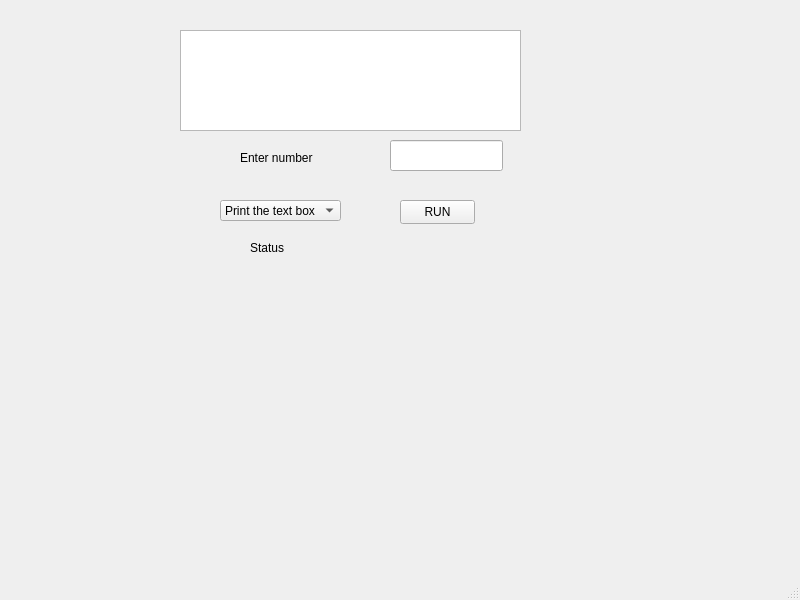
<?xml version="1.0" encoding="UTF-8"?>
<ui version="4.0">
 <class>MainWindow</class>
 <widget class="QMainWindow" name="MainWindow">
  <property name="geometry">
   <rect>
    <x>0</x>
    <y>0</y>
    <width>800</width>
    <height>600</height>
   </rect>
  </property>
  <property name="windowTitle">
   <string>MainWindow</string>
  </property>
  <widget class="QWidget" name="centralwidget">
   <widget class="QTextEdit" name="textEdit">
    <property name="geometry">
     <rect>
      <x>180</x>
      <y>30</y>
      <width>341</width>
      <height>101</height>
     </rect>
    </property>
   </widget>
   <widget class="QLabel" name="label">
    <property name="geometry">
     <rect>
      <x>240</x>
      <y>150</y>
      <width>81</width>
      <height>16</height>
     </rect>
    </property>
    <property name="text">
     <string>Enter number</string>
    </property>
   </widget>
   <widget class="QLineEdit" name="lineEdit">
    <property name="geometry">
     <rect>
      <x>390</x>
      <y>140</y>
      <width>113</width>
      <height>31</height>
     </rect>
    </property>
    <property name="text">
     <string/>
    </property>
   </widget>
   <widget class="QComboBox" name="comboBox">
    <property name="geometry">
     <rect>
      <x>220</x>
      <y>200</y>
      <width>121</width>
      <height>21</height>
     </rect>
    </property>
    <item>
     <property name="text">
      <string>Print the text box</string>
     </property>
    </item>
    <item>
     <property name="text">
      <string>Write the file</string>
     </property>
    </item>
   </widget>
   <widget class="QPushButton" name="pushButton">
    <property name="geometry">
     <rect>
      <x>400</x>
      <y>200</y>
      <width>75</width>
      <height>24</height>
     </rect>
    </property>
    <property name="text">
     <string>RUN</string>
    </property>
   </widget>
   <widget class="QLabel" name="label_2">
    <property name="geometry">
     <rect>
      <x>250</x>
      <y>240</y>
      <width>49</width>
      <height>16</height>
     </rect>
    </property>
    <property name="text">
     <string>Status</string>
    </property>
   </widget>
  </widget>
  <widget class="QMenuBar" name="menubar">
   <property name="geometry">
    <rect>
     <x>0</x>
     <y>0</y>
     <width>800</width>
     <height>22</height>
    </rect>
   </property>
  </widget>
  <widget class="QStatusBar" name="statusbar"/>
 </widget>
 <resources/>
 <connections/>
</ui>
